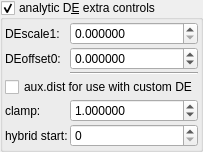
    <widget class="MyGroupBox" name="groupCheck_analyticDE_enabled_false">
     <property name="toolTip">
      <string>&lt;html&gt;&lt;head/&gt;&lt;body&gt;&lt;p&gt;Adjusts the DE every time this slot is iterated.&lt;/p&gt;&lt;p&gt;The aim is to keep these parameters as low as possible.&lt;/p&gt;&lt;p&gt;High values improve the DE, but detail is lost.&lt;/p&gt;&lt;p&gt;Occasionally a negative Offset value is used. &lt;/p&gt;&lt;/body&gt;&lt;/html&gt;</string>
     </property>
     <property name="title">
      <string>analytic D&amp;E extra controls</string>
     </property>
     <property name="checkable">
      <bool>true</bool>
     </property>
     <layout class="QVBoxLayout" name="verticalLayout_13" stretch="0">
      <property name="spacing">
       <number>2</number>
      </property>
      <property name="leftMargin">
       <number>2</number>
      </property>
      <property name="topMargin">
       <number>2</number>
      </property>
      <property name="rightMargin">
       <number>2</number>
      </property>
      <property name="bottomMargin">
       <number>2</number>
      </property>
      <item>
       <layout class="QGridLayout" name="gridLayout_24" columnstretch="0,1">
        <property name="spacing">
         <number>2</number>
        </property>
        <item row="4" column="1">
         <widget class="MyDoubleSpinBox" name="spinbox_analyticDE_offset_1">
          <property name="sizePolicy">
           <sizepolicy hsizetype="Minimum" vsizetype="Maximum">
            <horstretch>0</horstretch>
            <verstretch>0</verstretch>
           </sizepolicy>
          </property>
          <property name="toolTip">
           <string/>
          </property>
          <property name="prefix">
           <string/>
          </property>
          <property name="suffix">
           <string/>
          </property>
          <property name="decimals">
           <number>6</number>
          </property>
          <property name="minimum">
           <double>0.000001000000000</double>
          </property>
          <property name="maximum">
           <double>99.989999999999995</double>
          </property>
          <property name="singleStep">
           <double>0.100000000000000</double>
          </property>
          <property name="value">
           <double>1.000000000000000</double>
          </property>
         </widget>
        </item>
        <item row="0" column="0">
         <widget class="QLabel" name="label_256">
          <property name="text">
           <string>DEscale1:</string>
          </property>
         </widget>
        </item>
        <item row="2" column="1">
         <widget class="Line" name="line">
          <property name="orientation">
           <enum>Qt::Horizontal</enum>
          </property>
         </widget>
        </item>
        <item row="1" column="1">
         <widget class="MyDoubleSpinBox" name="spinbox_analyticDE_offset_0">
          <property name="sizePolicy">
           <sizepolicy hsizetype="Minimum" vsizetype="Maximum">
            <horstretch>0</horstretch>
            <verstretch>0</verstretch>
           </sizepolicy>
          </property>
          <property name="toolTip">
           <string>&lt;html&gt;&lt;head/&gt;&lt;body&gt;&lt;p&gt;Clamps are only variable in slot#1,&lt;/p&gt;&lt;p&gt;in other slots they are set to default&lt;/p&gt;&lt;/body&gt;&lt;/html&gt;</string>
          </property>
          <property name="prefix">
           <string/>
          </property>
          <property name="suffix">
           <string/>
          </property>
          <property name="decimals">
           <number>6</number>
          </property>
          <property name="minimum">
           <double>-99.989999999999995</double>
          </property>
          <property name="maximum">
           <double>99.989999999999995</double>
          </property>
          <property name="singleStep">
           <double>0.100000000000000</double>
          </property>
          <property name="value">
           <double>0.000000000000000</double>
          </property>
         </widget>
        </item>
        <item row="0" column="1">
         <widget class="MyDoubleSpinBox" name="spinbox_analyticDE_scale_1">
          <property name="sizePolicy">
           <sizepolicy hsizetype="Minimum" vsizetype="Maximum">
            <horstretch>0</horstretch>
            <verstretch>0</verstretch>
           </sizepolicy>
          </property>
          <property name="toolTip">
           <string>&lt;html&gt;&lt;head/&gt;&lt;body&gt;&lt;p&gt;Clamps are only variable in slot#1,&lt;/p&gt;&lt;p&gt;in other slots they are set to default&lt;/p&gt;&lt;/body&gt;&lt;/html&gt;</string>
          </property>
          <property name="prefix">
           <string/>
          </property>
          <property name="suffix">
           <string/>
          </property>
          <property name="decimals">
           <number>6</number>
          </property>
          <property name="minimum">
           <double>0.000000000000000</double>
          </property>
          <property name="maximum">
           <double>99.989999999999995</double>
          </property>
          <property name="singleStep">
           <double>0.100000000000000</double>
          </property>
         </widget>
        </item>
        <item row="4" column="0">
         <widget class="QLabel" name="label_257">
          <property name="text">
           <string>clamp:</string>
          </property>
         </widget>
        </item>
        <item row="1" column="0">
         <widget class="QLabel" name="label_269">
          <property name="text">
           <string>DEoffset0:</string>
          </property>
         </widget>
        </item>
        <item row="5" column="0">
         <widget class="QLabel" name="label_258">
          <property name="text">
           <string>hybrid start:</string>
          </property>
         </widget>
        </item>
        <item row="5" column="1">
         <widget class="MySpinBox" name="spinboxInt_transf_start_iterations_E">
          <property name="sizePolicy">
           <sizepolicy hsizetype="Minimum" vsizetype="Maximum">
            <horstretch>0</horstretch>
            <verstretch>0</verstretch>
           </sizepolicy>
          </property>
          <property name="minimum">
           <number>0</number>
          </property>
          <property name="maximum">
           <number>999</number>
          </property>
          <property name="value">
           <number>0</number>
          </property>
         </widget>
        </item>
        <item row="3" column="0" colspan="2">
         <widget class="MyCheckBox" name="checkBox_transf_function_enabledD_false">
          <property name="text">
           <string notr="true">aux.dist for use with custom DE</string>
          </property>
         </widget>
        </item>
       </layout>
      </item>
     </layout>
    </widget>
